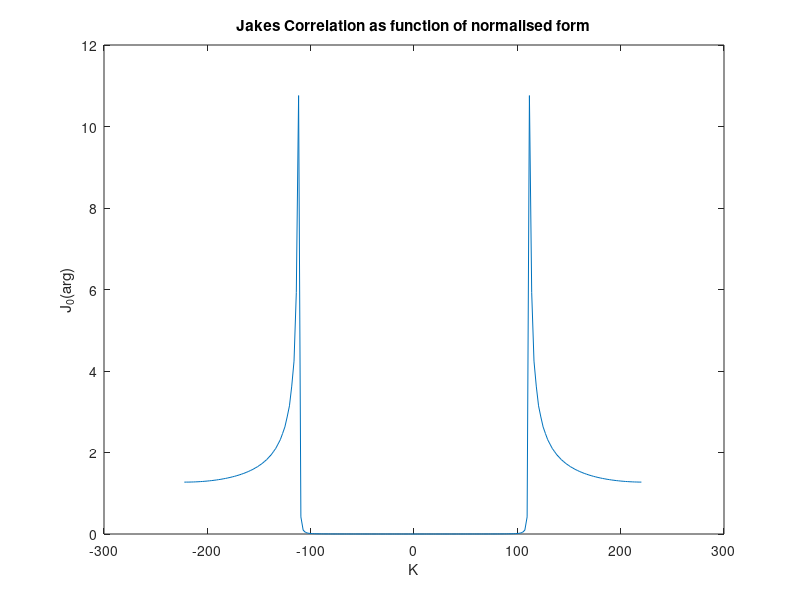

Source code (MATLAB):
clear all;
clc;

v = 16.67;
fc = 2*10.^9;
c=3*10.^8;

fdmax=(v/c)*fc;
disp('fdmax ');disp(fdmax);
tc = 1/(4*fdmax);
k=-100:1:100;
fs=1/(1*tc);
df=fs/length(k);
f=-fs/2:df:fs/2-df;

arg=(pi/2)*k;

J = besselj(0,arg);
f_j=fft(J);
% plot(k,J,'LineWidth',1.5)
% plot(k,abs(f_j),'LineWidth',1.5)
% plot(k,fftshift(abs(f_j)),'LineWidth',1.5)
plot(f,abs(f_j));
title('Jakes Correlation as function of normalised form')
xlabel('K')
ylabel('J_0(arg)')

